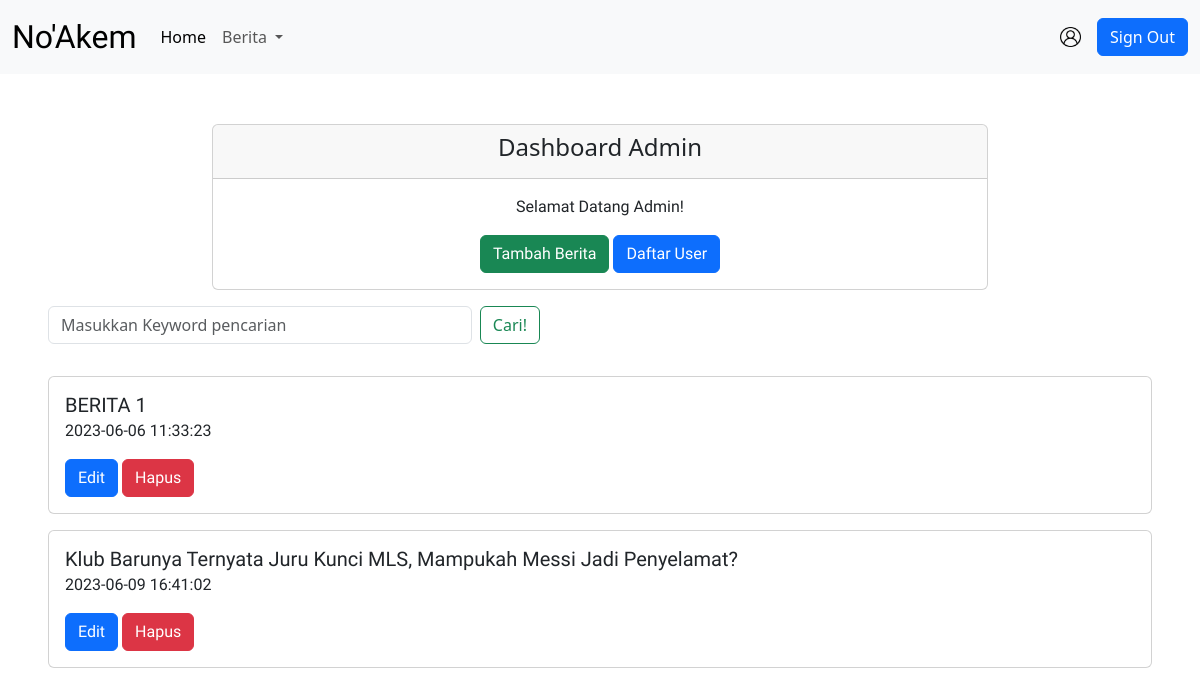
Screenshot of /admin.php (signed in) with the database file from the repository.
### tables this page shows
CREATE TABLE `berita` (
  `id` int NOT NULL,
  `title` varchar(255) NOT NULL,
  `content` text NOT NULL,
  `image` varchar(255) NOT NULL,
  `category` varchar(255) NOT NULL,
  `timestamp` timestamp NOT NULL
);

### functions.php (called while the page is built, shortened)
<?php
function koneksi()
{
    $conn = mysqli_connect('localhost', 'root', '', 'berita') or die('KONEKSI GAGAL!');
    return $conn;
}
function query($query)
{
    $conn = koneksi();
    $result = mysqli_query($conn, $query) or die(mysqli_error($conn));
    $rows = [];
    while ($row = mysqli_fetch_assoc($result)) {
        $rows[] = $row;
    }
    return $rows;
}

### admin.php (the view, shortened to what this page needs)
<?php
require('functions.php');
$news = query("SELECT * FROM berita");
require('partials/header.php');
?>
<body>
  <nav class="navbar navbar-expand-lg bg-body-tertiary">
    <div class="container-fluid">
      <a class="navbar-brand" href="index.php">No'Akem</a>
      <div class="collapse navbar-collapse" id="navbarSupportedContent">
        <ul class="navbar-nav me-auto mb-2 mb-lg-0">
          <li class="nav-item">
            <a class="nav-link active" aria-current="page" href="#">Home</a>
          </li>
          <li class="nav-item dropdown">
            <a class="nav-link dropdown-toggle" href="#" role="button" data-bs-toggle="dropdown" aria-expanded="false">
              Berita
            </a>
          </li>
        </ul>
        <img src="user.png" class="img-fluid" style="width:2%">
        <div class="navbar-nav my-2">
          <a class="nav-item btn btn-primary ms-3" href="logout.php">Sign Out</a>
        </div>
      </div>
    </div>
  </nav>
  <div class="container-fluid">
    <div class="row justify-content-center">
      <div class="col-lg-8 col-md-10 col-sm-12 card-container">
        <div class="card text-center">
          <div class="card-header">
            <h4>Dashboard Admin</h4>
          </div>
          <div class="card-body">
            <p>Selamat Datang Admin!</p>
            <a href="admin/add.php" class="btn btn-success">Tambah Berita</a>
            <a href="user.php" class="btn btn-primary">Daftar User</a>
          </div>
        </div>
      </div>
    </div>
  </div>
  <div class="row">
    <div class="col-md-6">
      <form class="d-flex mx-5 my-3" action="" method="post">
        <input class="form-control me-2" type="text" name="keyword" id="keyword" autofocus placeholder="Masukkan Keyword pencarian" autocomplete="off">
        <button class="btn btn-outline-success" name="cari" type="submit">Cari!</button>
      </form>
    </div>
  </div>
  <div id="adminSearch">
    <?php foreach ($news as $item) : ?>
      <div class="card my-3 mx-5 justify-content-center">
        <div class="card-body">
          <a href="./berita.php?id=<?= $item['id'] ?>" class="card-title text-decoration-none text-reset h5"><?= $item['title']; ?></a>
          <p class="card-text"><?= $item['timestamp']; ?></p>
          <a href="admin/edit.php?id=<?= $item['id']; ?>" class="btn btn-primary">Edit</a>
          <a href="admin/delete.php?id=<?= $item['id']; ?>" onclick="return confirm('yakin?');" class="btn btn-danger">Hapus</a>
        </div>
      </div>
    <?php endforeach; ?>
  </div>
</body>
</html>

### partials/header.php (style rules this page uses)
.navbar-brand { font-family: Viga; font-size: 32px; }

### admin.php (style rules this page uses)
.navbar-brand { font-family: Viga; font-size: 32px; }
.card-container { margin-top: 50px; }
.card-body { font-family: Viga; }

### rows the page displays
berita: title "BERITA 1", timestamp "2023-06-06 11:33:23"
berita: title "Klub Barunya Ternyata Juru Kunci MLS, Mampukah Messi Jadi Penyelamat?", timestamp "2023-06-09 16:41:02"
